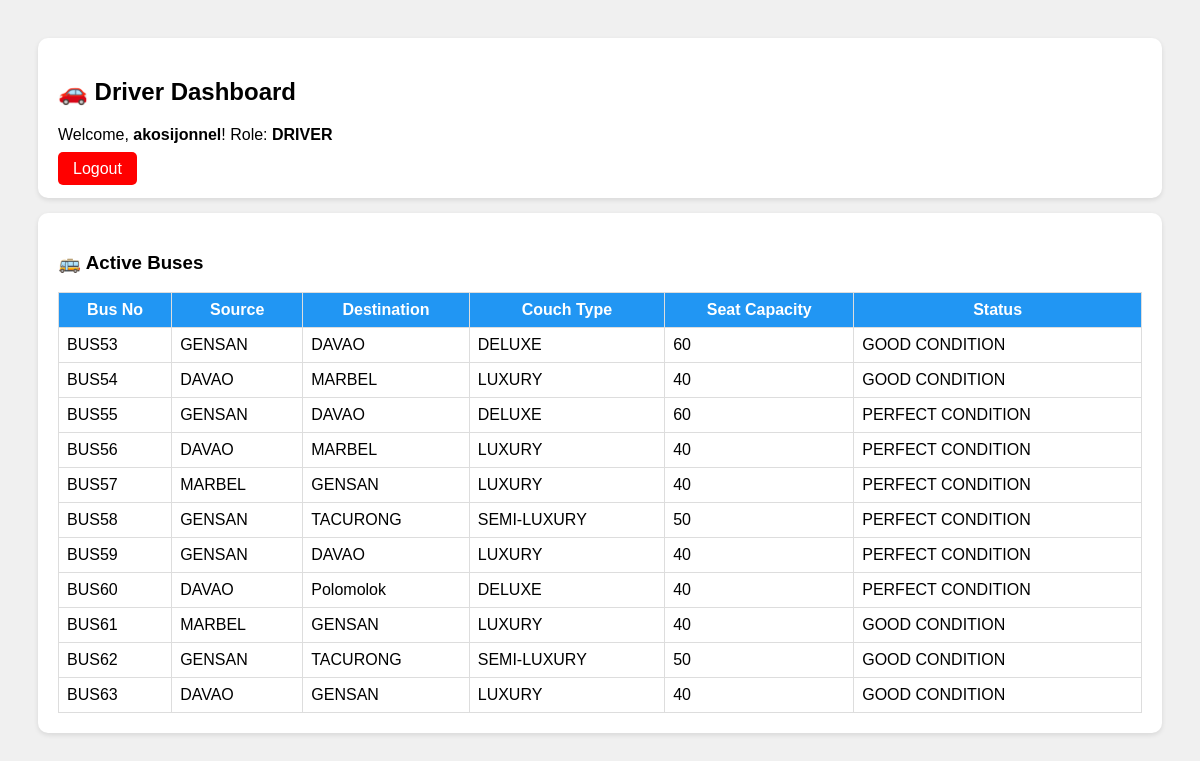
Screenshot of /bus_management/driver_dashboard.php (signed in) with the database file from the repository.
### tables this page shows
CREATE TABLE `bus` (
  `Bus_no` varchar(10) NOT NULL,
  `Source` varchar(50) DEFAULT NULL,
  `Destination` varchar(50) DEFAULT NULL,
  `Couch_type` varchar(26) DEFAULT NULL,
  `Fair` decimal(10,2) DEFAULT NULL,
  `SeatCapacity` int(11) DEFAULT NULL,
  `Manufacture_year` int(11) DEFAULT NULL,
  `Status` varchar(20) DEFAULT NULL
);

### bus_management/driver_dashboard.php (the view, shortened to what this page needs)
<?php
require 'config.php';
?>
<!DOCTYPE html>
<html>
<head><title>Driver Dashboard</title>
</head>
<body>
<div class="card">
    <h2>🚗 Driver Dashboard</h2>
    <p>Welcome, <strong><?php echo $_SESSION['username']; ?></strong>! Role: <strong>DRIVER</strong></p>
    <a href="logout.php" class="btn">Logout</a>
</div>
<div class="card">
    <h3>🚌 Active Buses</h3>
    <table>
        <tr><th>Bus No</th><th>Source</th><th>Destination</th><th>Couch Type</th><th>Seat Capacity</th><th>Status</th></tr>
        <?php
        $result = mysqli_query($conn, "SELECT * FROM Bus WHERE Status = 'PERFECT CONDITION' OR Status = 'GOOD CONDITION'");
        while ($row = mysqli_fetch_assoc($result)) {
            echo "<tr><td>{$row['Bus_no']}</td><td>{$row['Source']}</td><td>{$row['Destination']}</td><td>{$row['Couch_type']}</td><td>{$row['SeatCapacity']}</td><td>{$row['Status']}</td></tr>";
        }
        ?>
    </table>
</div>
</body>
</html>

### bus_management/driver_dashboard.php (style rules this page uses)
body { font-family: Arial; background: #f0f0f0; padding: 30px; }
.card { background: white; padding: 20px; border-radius: 10px; margin-bottom: 15px; box-shadow: 0 2px 5px rgba(0,0,0,0.1); }
table { width: 100%; border-collapse: collapse; }
th, td { border: 1px solid #ddd; padding: 8px; }
th { background: #2196F3; color: white; }
a.btn { padding: 8px 15px; background: red; color: white; border-radius: 5px; text-decoration: none; }

### rows the page displays
bus: Bus_no "BUS53", Source "GENSAN", Destination "DAVAO", Couch_type "DELUXE", SeatCapacity "60", Status "GOOD CONDITION"
bus: Bus_no "BUS54", Source "DAVAO", Destination "MARBEL", Couch_type "LUXURY", SeatCapacity "40", Status "GOOD CONDITION"
bus: Bus_no "BUS55", Source "GENSAN", Destination "DAVAO", Couch_type "DELUXE", SeatCapacity "60", Status "PERFECT CONDITION"
bus: Bus_no "BUS56", Source "DAVAO", Destination "MARBEL", Couch_type "LUXURY", SeatCapacity "40", Status "PERFECT CONDITION"
bus: Bus_no "BUS57", Source "MARBEL", Destination "GENSAN", Couch_type "LUXURY", SeatCapacity "40", Status "PERFECT CONDITION"
bus: Bus_no "BUS58", Source "GENSAN", Destination "TACURONG", Couch_type "SEMI-LUXURY", SeatCapacity "50", Status "PERFECT CONDITION"
bus: Bus_no "BUS59", Source "GENSAN", Destination "DAVAO", Couch_type "LUXURY", SeatCapacity "40", Status "PERFECT CONDITION"
bus: Bus_no "BUS60", Source "DAVAO", Destination "Polomolok", Couch_type "DELUXE", SeatCapacity "40", Status "PERFECT CONDITION"
bus: Bus_no "BUS61", Source "MARBEL", Destination "GENSAN", Couch_type "LUXURY", SeatCapacity "40", Status "GOOD CONDITION"
bus: Bus_no "BUS62", Source "GENSAN", Destination "TACURONG", Couch_type "SEMI-LUXURY", SeatCapacity "50", Status "GOOD CONDITION"
bus: Bus_no "BUS63", Source "DAVAO", Destination "GENSAN", Couch_type "LUXURY", SeatCapacity "40", Status "GOOD CONDITION"

### other values shown
$_SESSION['username'] "akosijonnel"
